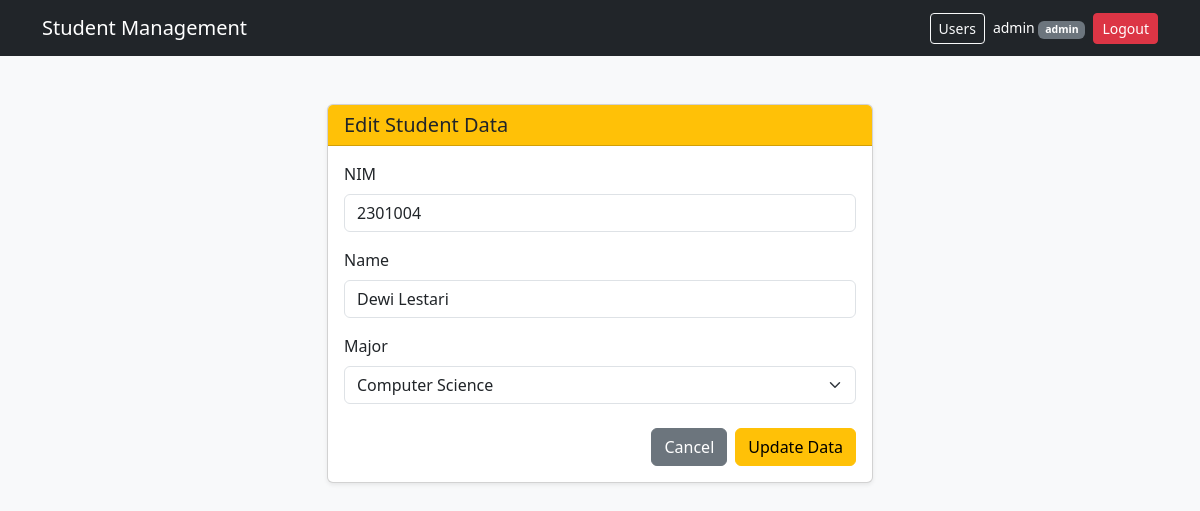
Screenshot of /edit.php?id=10 (signed in) with the database file from the repository.
### tables this page shows
CREATE TABLE `students` (
  `id` int(11) NOT NULL,
  `nim` varchar(20) NOT NULL,
  `name` varchar(100) NOT NULL,
  `major_id` int(11) NOT NULL
);

CREATE TABLE `majors` (
  `id` int(11) NOT NULL,
  `name` varchar(50) NOT NULL
);

### edit.php (the view, shortened to what this page needs)
<?php
include 'config.php';
$id = $_GET['id'];
$stmt = mysqli_prepare(
    $conn,
    "SELECT * FROM students WHERE id = ?"
);
mysqli_stmt_bind_param($stmt, "i", $id);
mysqli_stmt_execute($stmt);
$data = mysqli_fetch_assoc(
    mysqli_stmt_get_result($stmt)
);
$majors = mysqli_query(
    $conn,
    "SELECT id, name FROM majors ORDER BY name"
);
?>
<!DOCTYPE html>
<html lang="en">
<head>
    <link
        href="https://cdn.jsdelivr.net/npm/bootstrap@5.3.0/dist/css/bootstrap.min.css"
        rel="stylesheet">
</head>
<body class="bg-light">
    <?php include 'navbar.php'; ?>
    <div class="container mt-5">
        <div class="row justify-content-center">
            <div class="col-md-6">
                <div class="card shadow-sm">
                    <div class="card-header bg-warning text-dark">
                        <h5 class="mb-0">Edit Student Data</h5>
                    </div>
                    <div class="card-body">
                        <form method="POST" action="">
                            <div class="mb-3">
                                <label for="nim" class="form-label">
                                    NIM
                                </label>
                                <input
                                    type="text"
                                    class="form-control"
                                    id="nim"
                                    name="nim"
                                    value="<?= htmlspecialchars($data['nim']) ?>"
                                    required>
                            </div>
                            <div class="mb-3">
                                <label for="name" class="form-label">
                                    Name
                                </label>
                                <input
                                    type="text"
                                    class="form-control"
                                    id="name"
                                    name="name"
                                    value="<?= htmlspecialchars($data['name']) ?>"
                                    required>
                            </div>
                            <div class="mb-4">
                                <label for="major_id" class="form-label">
                                    Major
                                </label>
                                <select
                                    class="form-select"
                                    id="major_id"
                                    name="major_id"
                                    required>
                                    <?php while ($m = mysqli_fetch_assoc($majors)): ?>
                                        <option
                                            value="<?= $m['id'] ?>"
                                            <?= $m['id'] == $data['major_id'] ? 'selected' : '' ?>>
                                            <?= htmlspecialchars($m['name']) ?>
                                        </option>
                                    <?php endwhile; ?>
                                </select>
                            </div>
                            <div class="d-grid gap-2 d-md-flex justify-content-md-end">
                                <a href="index.php"
                                   class="btn btn-secondary">
                                    Cancel
                                </a>
                                <button
                                    type="submit"
                                    name="update"
                                    class="btn btn-warning">
                                    Update Data
                                </button>
                            </div>
                        </form>
                    </div>
                </div>
            </div>
        </div>
    </div>
</body>
</html>

### rows the page displays
students: nim "2301004", name "Dewi Lestari", major_id "Computer Science"

### other values shown
$_SESSION['username'] "admin"
$_SESSION['role'] "admin"
